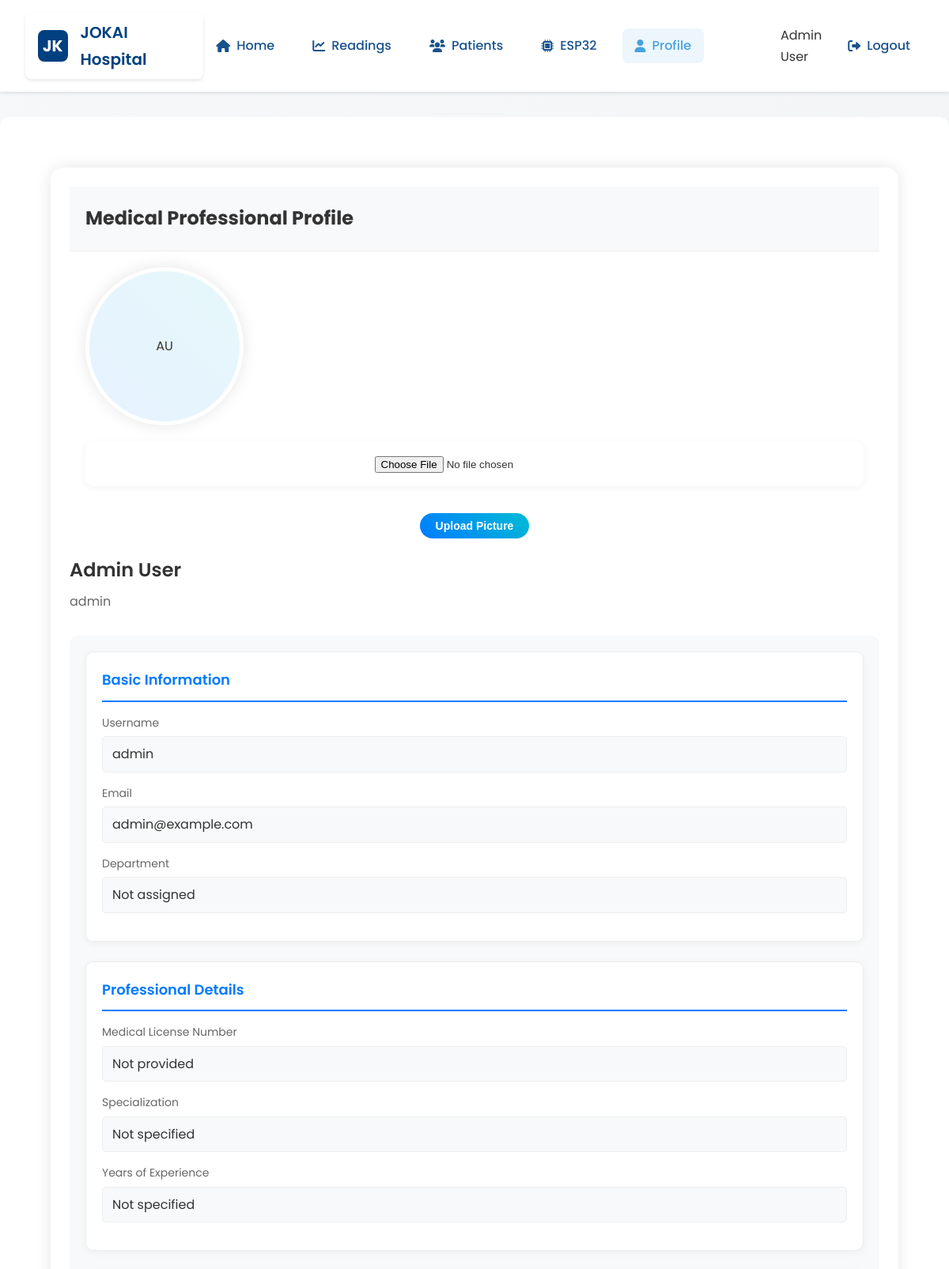
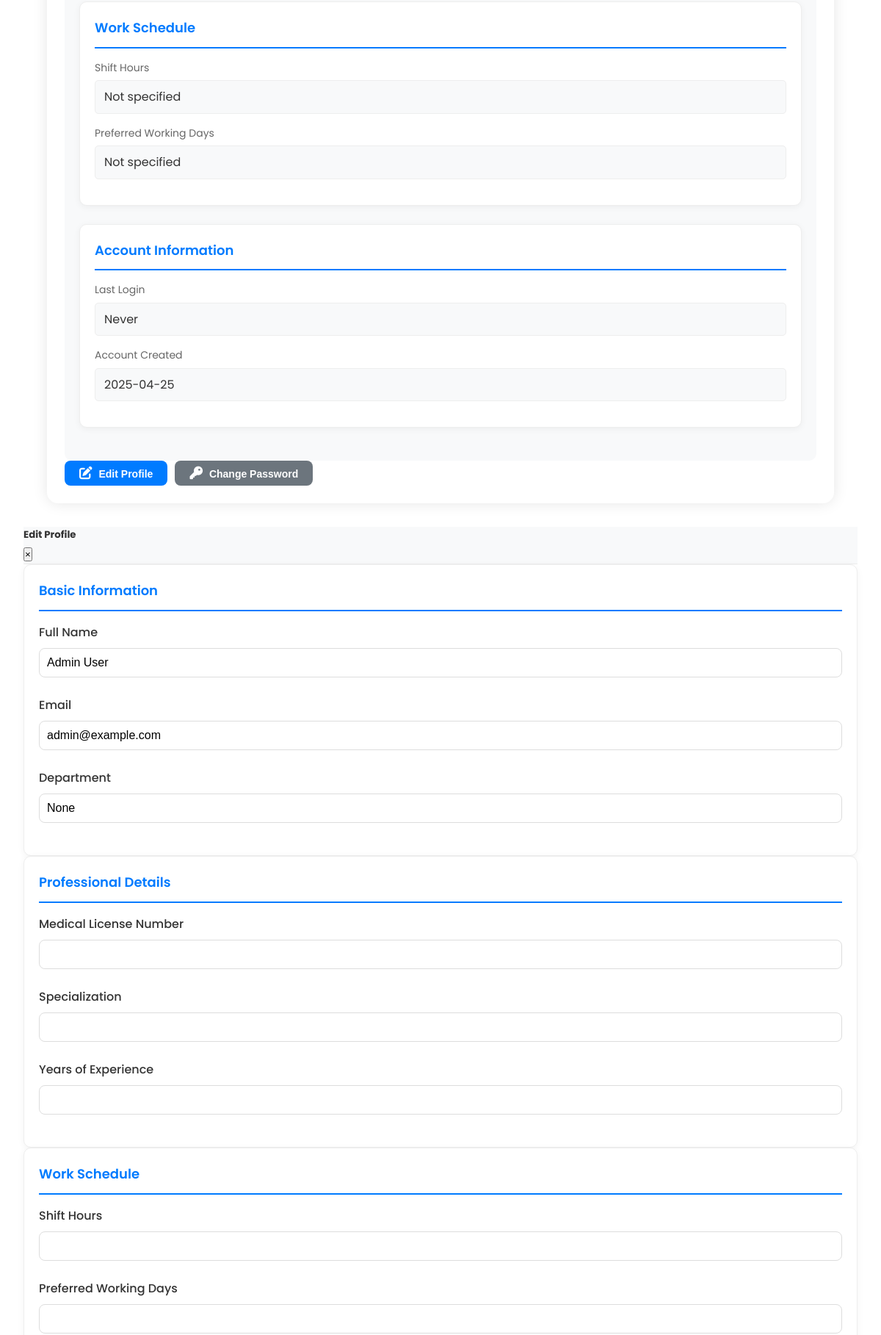
The app's page /profile (signed in, upper part) with its own data (2 pictures, top to bottom).
### models.py (models this page shows, shortened)
class User(db.Model, UserMixin):
    id = db.Column(db.Integer, primary_key=True)
    username = db.Column(db.String(100), unique=True, nullable=False)
    password_hash = db.Column(db.String(200), nullable=False)
    full_name = db.Column(db.String(200))
    email = db.Column(db.String(200))
    department_id = db.Column(db.Integer, db.ForeignKey('department.id', name='fk_user_department'), nullable=True)
    role = db.Column(db.String(100))
    profile_picture = db.Column(db.String(200))  # Store the filename of the profile picture
    created_at = db.Column(db.DateTime, default=datetime.utcnow)
    last_sign_in = db.Column(db.DateTime)
    sign_in_time = db.Column(db.DateTime)
    sign_out_time = db.Column(db.DateTime)
    patients_seen = db.Column(db.Integer, default=0)
    phone = db.Column(db.String(20))

### app.py (the view)
@app.route('/profile')
@login_required
def profile():
    return render_template('profile.html', user=current_user)

### app.py (called while the page is built)
@login_manager.user_loader
def load_user(user_id):
    return User.query.get(int(user_id))

@app.context_processor
def inject_user():
    return dict(user=current_user)

### templates/profile.html (shortened to what this page needs)
{% extends "base.html" %}
{% block content %}
<div class="container mt-4">
    <div class="row justify-content-center">
        <div class="col-md-10">
            <div class="card profile-card">
                <div class="card-header">
                    <h2 class="text-center mb-0">Medical Professional Profile</h2>
                </div>
                <div class="card-body">
                    <div class="row">
                        <div class="col-md-4">
                            <div class="profile-picture-container text-center">
                                {% if user.profile_picture %}
                                    <img src="{{ url_for('static', filename='profile_pictures/' + user.profile_picture) }}"
                                         class="profile-picture"
                                         alt="Profile Picture">
                                {% else %}
                                    <div class="profile-picture cartoon-avatar">
                                    </div>
                                {% endif %}
                                <form action="{{ url_for('upload_profile_picture') }}" method="post" enctype="multipart/form-data" class="mt-3">
                                    <div class="form-group">
                                        <input type="file" name="profile_picture" class="form-control-file" accept="image/*">
                                    </div>
                                    <button type="submit" class="btn btn-primary btn-sm">Upload Picture</button>
                                </form>
                            </div>
                        </div>
                        <div class="col-md-8">
                            <div class="profile-header">
                                <h3 class="profile-name">{{ user.full_name or user.username }}</h3>
                                <p class="profile-role">{{ user.role or 'Not assigned' }}</p>
                            </div>
                            <div class="profile-info">
                                <div class="info-section">
                                    <div class="section-box">
                                        <h4 class="section-title">Basic Information</h4>
                                        <div class="info-group">
                                            <label>Username</label>
                                            <p>{{ user.username }}</p>
                                        </div>
                                        <div class="info-group">
                                            <label>Email</label>
                                            <p>{{ user.email }}</p>
                                        </div>
                                        <div class="info-group">
                                            <label>Department</label>
                                            <p>{{ user.department or 'Not assigned' }}</p>
                                        </div>
                                    </div>
                                </div>
                                <div class="info-section">
                                    <div class="section-box">
                                        <h4 class="section-title">Professional Details</h4>
                                        <div class="info-group">
                                            <label>Medical License Number</label>
                                            <p>{{ user.license_number or 'Not provided' }}</p>
                                        </div>
                                        <div class="info-group">
                                            <label>Specialization</label>
                                            <p>{{ user.specialization or 'Not specified' }}</p>
                                        </div>
                                        <div class="info-group">
                                            <label>Years of Experience</label>
                                            <p>{{ user.years_experience or 'Not specified' }}</p>
                                        </div>
                                    </div>
                                </div>
                                <div class="info-section">
                                    <div class="section-box">
                                        <h4 class="section-title">Work Schedule</h4>
                                        <div class="info-group">
                                            <label>Shift Hours</label>
                                            <p>{{ user.shift_hours or 'Not specified' }}</p>
                                        </div>
                                        <div class="info-group">
                                            <label>Preferred Working Days</label>
                                            <p>{{ user.working_days or 'Not specified' }}</p>
                                        </div>
                                    </div>
                                </div>
                                <div class="info-section">
                                    <div class="section-box">
                                        <h4 class="section-title">Account Information</h4>
                                        <div class="info-group">
                                            <label>Last Login</label>
                                            <p>{{ user.last_sign_in.strftime('%Y-%m-%d %H:%M:%S') if user.last_sign_in else 'Never' }}</p>
                                        </div>
                                        <div class="info-group">
                                            <label>Account Created</label>
                                            <p>{{ user.created_at.strftime('%Y-%m-%d') }}</p>
                                        </div>
                                    </div>
                                </div>
                            </div>
                            <div class="profile-actions mt-4">
                                <button type="button" class="btn btn-primary" data-toggle="modal" data-target="#editProfileModal">
                                    <i class="fas fa-edit"></i> Edit Profile
                                </button>
                                <button type="button" class="btn btn-secondary" data-toggle="modal" data-target="#changePasswordModal">
                                    <i class="fas fa-key"></i> Change Password
                                </button>
                            </div>
                        </div>
                    </div>
                </div>
            </div>
        </div>
    </div>
</div>
<div class="modal fade" id="editProfileModal" tabindex="-1" role="dialog" aria-labelledby="editProfileModalLabel" aria-hidden="true">
    <div class="modal-dialog modal-lg" role="document">
        <div class="modal-content">
            <div class="modal-header">
                <h5 class="modal-title" id="editProfileModalLabel">Edit Profile</h5>
                <button type="button" class="close" data-dismiss="modal" aria-label="Close">
                    <span aria-hidden="true">&times;</span>
                </button>
            </div>
            <form action="{{ url_for('update_profile') }}" method="post">
                <div class="modal-body">
                    <div class="row">
                        <div class="col-md-6">
                            <div class="section-box">
                                <h6 class="section-title">Basic Information</h6>
                                <div class="form-group">
                                    <label for="full_name">Full Name</label>
                                    <input type="text" class="form-control" id="full_name" name="full_name" value="{{ user.full_name }}">
                                </div>
                                <div class="form-group">
                                    <label for="email">Email</label>
                                    <input type="email" class="form-control" id="email" name="email" value="{{ user.email }}">
                                </div>
                                <div class="form-group">
                                    <label for="department">Department</label>
                                    <input type="text" class="form-control" id="department" name="department" value="{{ user.department }}">
                                </div>
                            </div>
                        </div>
                        <div class="col-md-6">
                            <div class="section-box">
                                <h6 class="section-title">Professional Details</h6>
                                <div class="form-group">
                                    <label for="license_number">Medical License Number</label>
                                    <input type="text" class="form-control" id="license_number" name="license_number" value="{{ user.license_number }}">
                                </div>
                                <div class="form-group">
                                    <label for="specialization">Specialization</label>
                                    <input type="text" class="form-control" id="specialization" name="specialization" value="{{ user.specialization }}">
                                </div>
                                <div class="form-group">
                                    <label for="years_experience">Years of Experience</label>
                                    <input type="number" class="form-control" id="years_experience" name="years_experience" value="{{ user.years_experience }}">
                                </div>
                            </div>
                        </div>
                    </div>
                    <div class="row mt-3">
                        <div class="col-md-6">
                            <div class="section-box">
                                <h6 class="section-title">Work Schedule</h6>
                                <div class="form-group">
                                    <label for="shift_hours">Shift Hours</label>
                                    <input type="text" class="form-control" id="shift_hours" name="shift_hours" value="{{ user.shift_hours }}">
                                </div>
                                <div class="form-group">
                                    <label for="working_days">Preferred Working Days</label>
                                    <input type="text" class="form-control" id="working_days" name="working_days" value="{{ user.working_days }}">
                                </div>
                            </div>
                        </div>
                    </div>
                </div>
            </form>
        </div>
    </div>
</div>
{% endblock %}

### templates/base.html (shortened to what this page needs)
<!DOCTYPE html>
<html lang="en">
<head>
    <link rel="stylesheet" href="{{ url_for('static', filename='css/style.css') }}">
    <link rel="stylesheet" href="{{ url_for('static', filename='css/custom.css') }}">
    <link href="https://cdnjs.cloudflare.com/ajax/libs/font-awesome/6.0.0/css/all.min.css" rel="stylesheet">
</head>
<body>
    <nav class="navbar">
        <div class="logo-container">
            <a href="{{ url_for('index') }}" class="logo">JK</a>
            <a href="{{ url_for('index') }}" class="hospital-name">JOKAI Hospital</a>
        </div>
        <div class="nav-container">
            {% if current_user.is_authenticated %}
            <div class="nav-links main-nav">
                <a href="{{ url_for('index') }}"><i class="fas fa-home"></i> Home</a>
                <a href="{{ url_for('view_all_readings') }}"><i class="fas fa-chart-line"></i> Readings</a>
                <a href="{{ url_for('list_patients') }}"><i class="fas fa-users"></i> Patients</a>
                <a href="{{ url_for('esp32_management') }}"><i class="fas fa-microchip"></i> ESP32</a>
                <a href="{{ url_for('profile') }}"><i class="fas fa-user"></i> Profile</a>
            </div>
            <div class="nav-links user-nav">
                <span class="user-name">{{ current_user.full_name }}</span>
                <a href="{{ url_for('logout') }}" class="logout-btn"><i class="fas fa-sign-out-alt"></i> Logout</a>
            </div>
            {% endif %}
        </div>
    </nav>
    <main class="content">
        {% block content %}{% endblock %}
    </main>
</body>
</html>

### static/css/style.css (style rules this page uses)
:root { --primary-color: #004080; --secondary-color: #007acc; --accent-color: #28a745; --text-color: #333; --light-bg: #f2f9fb; --white: #ffffff; --error-color: #dc3545; --success-color: #28a745; --warning-color: #ffc107; }
* { margin: 0; padding: 0; box-sizing: border-box; }
body { font-family: 'Segoe UI', Tahoma, Geneva, Verdana, sans-serif; line-height: 1.6; color: var(--text-color); background-color: var(--light-bg); }
.logo-container { display: flex; align-items: center; gap: 1rem; }
.logo { height: 60px; width: auto; }
.main-nav a { color: var(--white); text-decoration: none; padding: 0.5rem 1rem; border-radius: 4px; transition: background-color 0.3s; }
.main-nav a.active { background-color: var(--secondary-color); }

### static/css/custom.css (style rules this page uses)
body { background: linear-gradient(135deg, #f8f9fa 0%, #e9ecef 100%); position: relative; }
body::before { content: ''; position: fixed; top: 0; left: 0; right: 0; bottom: 0; background: url('../images/hospital_bg.svg') repeat; opacity: 0.05; z-index: -1; }
.logo { height: 70px; width: auto; transition: transform 0.3s ease; }
.logo-container { display: flex; align-items: center; gap: 1rem; background: #fff; padding: 0.5rem 1rem; border-radius: 8px; box-shadow: 0 2px 4px rgba(0, 0, 0, 0.1); }
.hospital-name { display: flex; flex-direction: column; justify-content: center; }
.main-nav { display: flex; align-items: center; }
.main-nav a { color: #2c3e50; text-decoration: none; padding: 8px 12px; display: block; font-weight: 500; transition: color 0.3s ease; border-radius: 4px; }
.main-nav a.active { color: #3498db; background-color: rgba(52, 152, 219, 0.1); }
.card { background: rgba(255, 255, 255, 0.95); border-radius: 12px; box-shadow: 0 4px 12px rgba(0, 64, 128, 0.1); transition: transform 0.3s ease, box-shadow 0.3s ease; }

### records on screen
User: full_name "Admin User", role "admin", username "admin", email "admin@example.com", last_sign_in "Never", created_at "2025-04-25"

### other values on screen
{{ user.department or 'Not assigned' }} "Not assigned"
{{ user.license_number or 'Not provided' }} "Not provided"
{{ user.specialization or 'Not specified' }} "Not specified"
{{ user.years_experience or 'Not specified' }} "Not specified"
{{ user.shift_hours or 'Not specified' }} "Not specified"
{{ user.working_days or 'Not specified' }} "Not specified"
